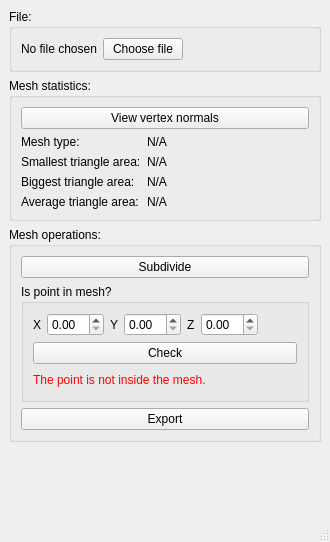
<?xml version="1.0" encoding="UTF-8"?>
<ui version="4.0">
 <class>MainWindow</class>
 <widget class="QMainWindow" name="MainWindow">
  <property name="geometry">
   <rect>
    <x>0</x>
    <y>0</y>
    <width>330</width>
    <height>542</height>
   </rect>
  </property>
  <property name="windowTitle">
   <string>MainWindow</string>
  </property>
  <widget class="QWidget" name="centralwidget">
   <layout class="QVBoxLayout" name="verticalLayout">
    <item>
     <widget class="QGroupBox" name="fileGroupBox">
      <property name="title">
       <string>File:</string>
      </property>
      <property name="checkable">
       <bool>false</bool>
      </property>
      <layout class="QHBoxLayout" name="horizontalLayout">
       <item>
        <widget class="QLabel" name="FileNameLabel">
         <property name="text">
          <string>No file chosen</string>
         </property>
        </widget>
       </item>
       <item>
        <widget class="QPushButton" name="FileChooseBtn">
         <property name="sizePolicy">
          <sizepolicy hsizetype="Preferred" vsizetype="Fixed">
           <horstretch>0</horstretch>
           <verstretch>0</verstretch>
          </sizepolicy>
         </property>
         <property name="text">
          <string>Choose file</string>
         </property>
        </widget>
       </item>
       <item>
        <spacer name="horizontalSpacer_2">
         <property name="orientation">
          <enum>Qt::Horizontal</enum>
         </property>
         <property name="sizeHint" stdset="0">
          <size>
           <width>40</width>
           <height>20</height>
          </size>
         </property>
        </spacer>
       </item>
      </layout>
     </widget>
    </item>
    <item>
     <widget class="QGroupBox" name="MeshStatsGroupBox">
      <property name="title">
       <string>Mesh statistics:</string>
      </property>
      <layout class="QVBoxLayout" name="verticalLayout_3" stretch="0,0">
       <property name="spacing">
        <number>6</number>
       </property>
       <property name="leftMargin">
        <number>9</number>
       </property>
       <property name="topMargin">
        <number>9</number>
       </property>
       <property name="rightMargin">
        <number>9</number>
       </property>
       <property name="bottomMargin">
        <number>9</number>
       </property>
       <item>
        <widget class="QPushButton" name="ViewNormalsBtn">
         <property name="text">
          <string>View vertex normals</string>
         </property>
        </widget>
       </item>
       <item>
        <layout class="QHBoxLayout" name="horizontalLayout_11">
         <item>
          <layout class="QVBoxLayout" name="verticalLayout_7">
           <item>
            <widget class="QLabel" name="label_2">
             <property name="text">
              <string>Mesh type:</string>
             </property>
            </widget>
           </item>
           <item>
            <widget class="QLabel" name="label_3">
             <property name="text">
              <string>Smallest triangle area:</string>
             </property>
            </widget>
           </item>
           <item>
            <widget class="QLabel" name="label_6">
             <property name="text">
              <string>Biggest triangle area:</string>
             </property>
            </widget>
           </item>
           <item>
            <widget class="QLabel" name="label_8">
             <property name="autoFillBackground">
              <bool>false</bool>
             </property>
             <property name="frameShape">
              <enum>QFrame::NoFrame</enum>
             </property>
             <property name="text">
              <string>Average triangle area:</string>
             </property>
             <property name="wordWrap">
              <bool>false</bool>
             </property>
            </widget>
           </item>
          </layout>
         </item>
         <item>
          <layout class="QVBoxLayout" name="verticalLayout_6">
           <item>
            <widget class="QLabel" name="MeshType">
             <property name="text">
              <string>N/A</string>
             </property>
            </widget>
           </item>
           <item>
            <widget class="QLabel" name="MinTriAreaLabel">
             <property name="text">
              <string>N/A</string>
             </property>
            </widget>
           </item>
           <item>
            <widget class="QLabel" name="MaxTriAreaLabel">
             <property name="text">
              <string>N/A</string>
             </property>
            </widget>
           </item>
           <item>
            <widget class="QLabel" name="AvgTriAreaLabel">
             <property name="text">
              <string>N/A</string>
             </property>
            </widget>
           </item>
          </layout>
         </item>
         <item>
          <spacer name="horizontalSpacer">
           <property name="orientation">
            <enum>Qt::Horizontal</enum>
           </property>
           <property name="sizeHint" stdset="0">
            <size>
             <width>40</width>
             <height>20</height>
            </size>
           </property>
          </spacer>
         </item>
        </layout>
       </item>
      </layout>
     </widget>
    </item>
    <item>
     <widget class="QGroupBox" name="groupBox">
      <property name="title">
       <string>Mesh operations:</string>
      </property>
      <layout class="QVBoxLayout" name="verticalLayout_2">
       <item>
        <widget class="QPushButton" name="SubdivideBtn">
         <property name="text">
          <string>Subdivide</string>
         </property>
        </widget>
       </item>
       <item>
        <widget class="QGroupBox" name="groupBox_2">
         <property name="title">
          <string>Is point in mesh?</string>
         </property>
         <layout class="QVBoxLayout" name="verticalLayout_4">
          <item>
           <layout class="QHBoxLayout" name="horizontalLayout_6">
            <item>
             <layout class="QHBoxLayout" name="horizontalLayout_7">
              <item>
               <widget class="QLabel" name="label_4">
                <property name="text">
                 <string>X</string>
                </property>
               </widget>
              </item>
              <item>
               <widget class="QDoubleSpinBox" name="doubleSpinBox"/>
              </item>
             </layout>
            </item>
            <item>
             <layout class="QHBoxLayout" name="horizontalLayout_9">
              <item>
               <widget class="QLabel" name="label_7">
                <property name="text">
                 <string>Y</string>
                </property>
               </widget>
              </item>
              <item>
               <widget class="QDoubleSpinBox" name="doubleSpinBox_2"/>
              </item>
             </layout>
            </item>
            <item>
             <layout class="QHBoxLayout" name="horizontalLayout_8">
              <item>
               <widget class="QLabel" name="label_5">
                <property name="text">
                 <string>Z</string>
                </property>
               </widget>
              </item>
              <item>
               <widget class="QDoubleSpinBox" name="doubleSpinBox_3"/>
              </item>
              <item>
               <spacer name="horizontalSpacer_3">
                <property name="orientation">
                 <enum>Qt::Horizontal</enum>
                </property>
                <property name="sizeHint" stdset="0">
                 <size>
                  <width>40</width>
                  <height>20</height>
                 </size>
                </property>
               </spacer>
              </item>
             </layout>
            </item>
           </layout>
          </item>
          <item>
           <widget class="QPushButton" name="CheckPointBtn">
            <property name="text">
             <string>Check</string>
            </property>
           </widget>
          </item>
          <item>
           <layout class="QHBoxLayout" name="horizontalLayout_10">
            <item>
             <widget class="QLabel" name="label_9">
              <property name="styleSheet">
               <string notr="true">color: rgb(255, 0, 0);</string>
              </property>
              <property name="text">
               <string>The point is not inside the mesh.</string>
              </property>
             </widget>
            </item>
            <item>
             <spacer name="horizontalSpacer_4">
              <property name="orientation">
               <enum>Qt::Horizontal</enum>
              </property>
              <property name="sizeHint" stdset="0">
               <size>
                <width>40</width>
                <height>20</height>
               </size>
              </property>
             </spacer>
            </item>
           </layout>
          </item>
         </layout>
        </widget>
       </item>
       <item>
        <widget class="QPushButton" name="ExportBtn">
         <property name="text">
          <string>Export</string>
         </property>
        </widget>
       </item>
      </layout>
     </widget>
    </item>
    <item>
     <spacer name="verticalSpacer_2">
      <property name="orientation">
       <enum>Qt::Vertical</enum>
      </property>
      <property name="sizeHint" stdset="0">
       <size>
        <width>20</width>
        <height>40</height>
       </size>
      </property>
     </spacer>
    </item>
   </layout>
  </widget>
  <widget class="QMenuBar" name="menubar">
   <property name="geometry">
    <rect>
     <x>0</x>
     <y>0</y>
     <width>330</width>
     <height>21</height>
    </rect>
   </property>
  </widget>
  <widget class="QStatusBar" name="statusbar"/>
 </widget>
 <resources/>
 <connections/>
</ui>
